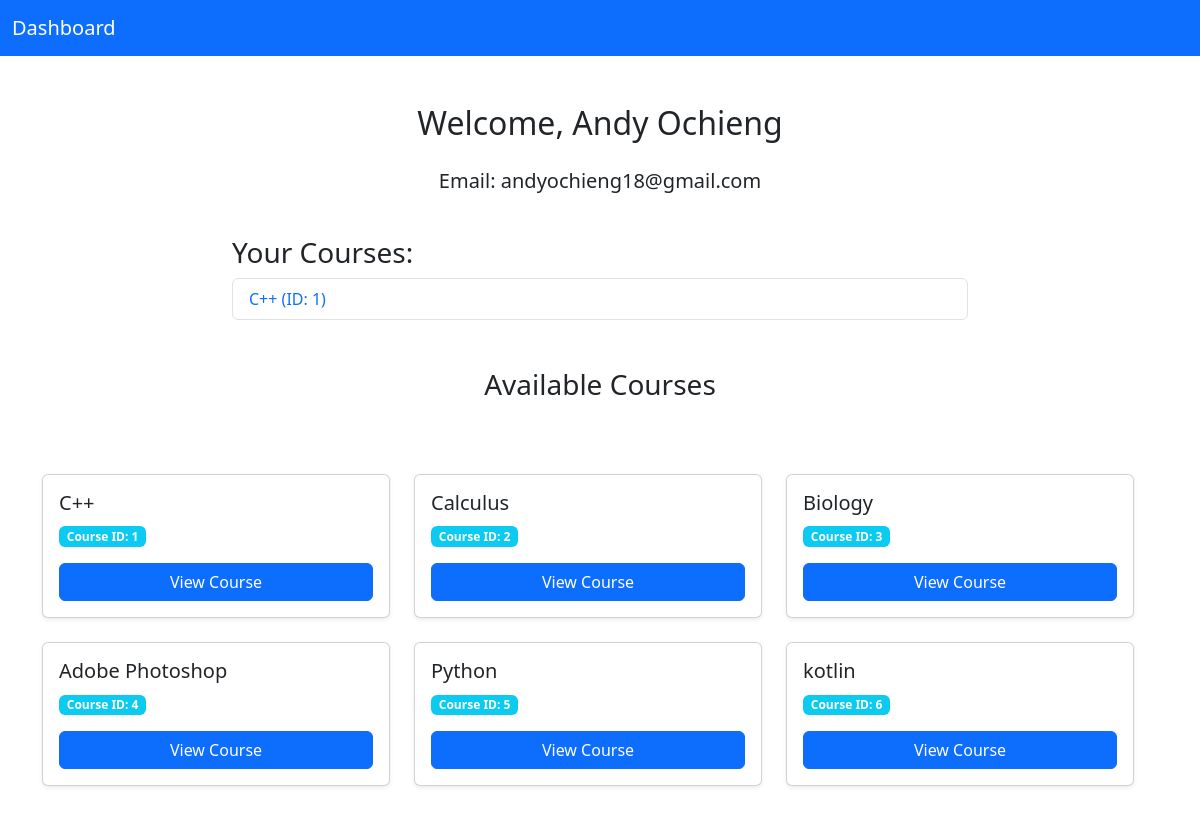
The app's page /profile (signed in) with its own data.
### main/models.py (models this page shows)
class Student(AbstractBaseUser,PermissionsMixin):
    full_name = models.CharField(max_length=100)
    email = models.EmailField(max_length=100, unique=True)
    username=None
    password = models.CharField(max_length=100)
    courses = models.ManyToManyField(
        'Course', through='Enrollment', related_name='students'
    )
    is_active = models.BooleanField(default=True)
    is_staff = models.BooleanField(default=False)
    is_superuser = models.BooleanField(default=False)
    USERNAME_FIELD = 'email'
    REQUIRED_FIELDS = ['full_name',]
    objects = StudentManager()

class Course(models.Model):
    category = models.CharField(max_length=50)
    teacher = models.CharField(max_length=50)
    title = models.CharField(max_length=150)
    description = models.TextField()

### main/views.py (the view)
# urls.py: path('profile', profile, name='profile'),
@login_required
def profile(request):
    try:
        print(get_user_model().objects.all())
        print(Course.objects.all())
        student=request.user
        context = {
            'full_name': student.full_name,
            'email': student.email,
            'courses_yours': student.courses.all(),
            "courses_available":Course.objects.all()
        }
        return render(request, 'accounts/profile.html', context)
    except Student.DoesNotExist:
        messages.error(request, "Invalid session. Please log in again.")
        return redirect('login')

### main/templates/accounts/profile.html (shortened to what this page needs)
<!DOCTYPE html>
<html lang="en">
<head>
    <link href="https://cdn.jsdelivr.net/npm/bootstrap@5.3.2/dist/css/bootstrap.min.css" rel="stylesheet">
</head>
<body>
    <nav class="navbar navbar-expand-lg navbar-dark bg-primary">
        <div class="container-fluid">
            <a class="navbar-brand" href="#">Dashboard</a>
        </div>
    </nav>
    <div class="container py-5">
        <div class="row">
            <div class="col-lg-8 mx-auto text-center">
                <h2 class="mb-4">Welcome, {{ full_name }}</h2>
                <p class="lead">Email: {{ email }}</p>
            </div>
        </div>
        <div class="row my-4">
            <div class="col-lg-8 mx-auto">
                <h3>Your Courses:</h3>
                <ul class="list-group">
                    {% for course in courses_yours %}
                    <li class="list-group-item d-flex justify-content-between align-items-center">
                        <a href="/view/{{ course.id }}" class="text-decoration-none text-primary">
                            {{ course.title }} (ID: {{ course.id }})
                        </a>
                    </li>
                    {% empty %}
                    <li class="list-group-item text-muted">You are not enrolled in any courses yet.</li>
                    {% endfor %}
                </ul>
            </div>
        </div>
        <div class="row my-5">
            <h3 class="text-center mb-4">Available Courses</h3>
            {% if courses_available %}
            <div class="row g-4">
                {% for course in courses_available %}
                <div class="col-md-6 col-lg-4">
                    <div class="card shadow-sm h-100">
                        <div class="card-body">
                            <h5 class="card-title">{{ course.title }}</h5>
                            <p class="card-text">
                                <span class="badge bg-info">Course ID: {{ course.id }}</span>
                            </p>
                            <a href="/view/{{ course.id }}" class="btn btn-primary w-100">View Course</a>
                        </div>
                    </div>
                </div>
                {% endfor %}
            </div>
            {% else %}
            <div class="alert alert-warning text-center mt-4" role="alert">
                No courses found.
            </div>
            {% endif %}
        </div>
    </div>
</body>
</html>

### records on screen
Student: full_name "Andy Ochieng", email "andyochieng18@gmail.com"
Course: title "C++", id "1"
Course: title "Calculus", id "2"
Course: title "Biology", id "3"
Course: title "Adobe Photoshop", id "4"
Course: title "Python", id "5"
Course: title "kotlin", id "6"
